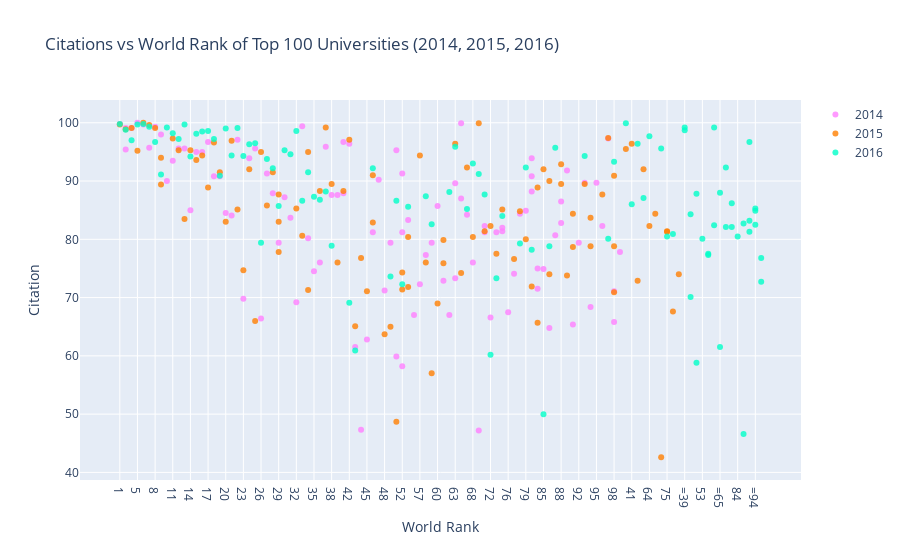

Write notebook code for a chart like this one.
### Code cell
# prepare data frames
df2014 = timesData[timesData.year == 2014].iloc[:100,:]
df2015 = timesData[timesData.year == 2015].iloc[:100,:]
df2016 = timesData[timesData.year == 2016].iloc[:100,:]
# import graph objects as "go"
import plotly.graph_objs as go
# creating trace1
trace1 =go.Scatter(
                    x = df2014.world_rank,
                    y = df2014.citations,
                    mode = "markers",
                    name = "2014",
                    marker = dict(color = 'rgba(255, 128, 255, 0.8)'),
                    text= df2014.university_name)
# creating trace2
trace2 =go.Scatter(
                    x = df2015.world_rank,
                    y = df2015.citations,
                    mode = "markers",
                    name = "2015",
                    marker = dict(color = 'rgba(255, 128, 2, 0.8)'),
                    text= df2015.university_name)
# creating trace3
trace3 =go.Scatter(
                    x = df2016.world_rank,
                    y = df2016.citations,
                    mode = "markers",
                    name = "2016",
                    marker = dict(color = 'rgba(0, 255, 200, 0.8)'),
                    text= df2016.university_name)
data = [trace1, trace2, trace3]
layout = dict(title = 'Citations vs World Rank of Top 100 Universities (2014, 2015, 2016)',
              xaxis= dict(title= 'World Rank',ticklen= 5,zeroline= False),
              yaxis= dict(title= 'Citation',ticklen= 5,zeroline= False)
             )
fig = dict(data = data, layout = layout)
iplot(fig)

### Figure 1 — Plotly figure (JSON) as saved in the notebook; plotly's stock layout.template omitted (floating-point values rounded to 4 significant figures)
{"data": [{"marker": {"color": "rgba(255, 128, 255, 0.8)"}, "mode": "markers", "name": "2014", "text": ["California Institute of Technology", "Harvard University", "University of Oxford", "Stanford University", "Massachusetts Institute of Technology", "Princeton University", "University of Cambridge", "University of California, Berkeley", "University of Chicago", "Imperial College London", "Yale University", "University of California, Los Angeles", "Columbia University", "ETH Zurich – Swiss Federal Institute of Technology Zurich", "Johns Hopkins University", "University of Pennsylvania", "Duke University", "University of Michigan", "Cornell University", "University of Toronto", "University College London", "Northwestern University", "University of Tokyo", "Carnegie Mellon University", "University of Washington", "National University of Singapore", "University of Texas at Austin", "Georgia Institute of Technology", "University of Illinois at Urbana-Champaign", "University of Wisconsin-Madison", "University of British Columbia", "London School of Economics and Political Science", "University of California, Santa Barbara", "University of Melbourne", "McGill University", "Karolinska Institute", "École Polytechnique Fédérale de Lausanne", "King’s College London", "University of Edinburgh", "New York University", "University of California, San Diego", "Washington University in St Louis", "University of Hong Kong", "Seoul National University", "Peking University", "University of Minnesota", "University of North Carolina at Chapel Hill", "Australian National University", "Pennsylvania State University", "Boston University", "Tsinghua University", "Brown University", "Kyoto University", "University of California, Davis", "LMU Munich", "Korea Advanced Institute of Science and Technology (KAIST)", "Hong Kong University of Science and Technology", "University of Manchester", "Ohio State University", "Pohang University of Science and Technology", "KU Leuven", "Purdue University", "The University of Queensland", "University of Göttingen", "Rice University", "École Normale Supérieure", "Leiden University", "Heidelberg University", "Delft University of Technology", "University of Southern California", "École Polytechnique", "University of Sydney", "Erasmus University Rotterdam", "University of Basel", "Utrecht University", "Nanyang Technological University", "Wageningen University and Research Center", "University of Pittsburgh", "University of Bristol", "Durham University", "Emory University", "Tufts University", "Michigan State University", "University of Amsterdam", "Ghent University", "Free University of Berlin", "Technical University of Munich", "Case Western Reserve University", "Vanderbilt University", "University of Notre Dame", "Monash University", "McMaster University", "University of California, Irvine", "Humboldt University of Berlin", "University of Rochester", "Pierre and Marie Curie University", "University of Colorado Boulder", "Maastricht University", "University of Groningen", "University of Helsinki"], "x": ["1", "2", "2", "4", "5", "6", "7", "8", "9", "10", "11", "12", "13", "14", "15", "16", "17", "18", "19", "20", "21", "22", "23", "24", "25", "26", "27", "28", "29", "30", "31", "32", "33", "34", "35", "36", "37", "38", "39", "40", "40", "42", "43", "44", "45", "46", "47", "48", "49", "50", "50", "52", "52", "52", "55", "56", "57", "58", "59", "60", "61", "62", "63", "63", "65", "65", "67", "68", "69", "70", "70", "72", "73", "74", "74", "76", "77", "78", "79", "80", "80", "80", "83", "83", "85", "86", "87", "88", "88", "90", "91", "92", "93", "94", "95", "96", "97", "98", "98", "100"], "y": [99.8, 99.1, 95.4, 99.1, 100, 99.7, 95.7, 99.3, 98, 90, 93.5, 95.6, 95.6, 85, 95, 95, 96.7, 90.8, 90.8, 84.5, 84.1, 97.1, 69.8, 93.9, 95.6, 66.4, 91.3, 87.9, 79.4, 87.2, 83.7, 69.2, 99.4, 80.2, 74.5, 76, 95.9, 87.6, 87.6, 87.9, 96.7, 96.4, 61.5, 47.3, 62.8, 81.2, 90.2, 71.2, 79.4, 95.3, 59.9, 91.3, 58.2, 81.2, 83.3, 67, 72.3, 77.3, 79.4, 85.7, 72.9, 67, 73.3, 89.6, 99.9, 87, 84.2, 76, 47.2, 81.2, 82.3, 66.6, 81.2, 81.4, 82, 67.5, 74.1, 84.4, 84.9, 88.2, 90.8, 93.9, 71.5, 75, 74.9, 64.8, 80.7, 82.8, 86.5, 91.8, 65.4, 79.4, 89.7, 68.4, 89.7, 82.3, 97.3, 65.8, 71.1, 77.8], "type": "scatter"}, {"marker": {"color": "rgba(255, 128, 2, 0.8)"}, "mode": "markers", "name": "2015", "text": ["California Institute of Technology", "Harvard University", "University of Oxford", "Stanford University", "University of Cambridge", "Massachusetts Institute of Technology", "Princeton University", "University of California, Berkeley", "Imperial College London", "Yale University", "University of Chicago", "University of California, Los Angeles", "ETH Zurich – Swiss Federal Institute of Technology Zurich", "Columbia University", "Johns Hopkins University", "University of Pennsylvania", "University of Michigan", "Duke University", "Cornell University", "University of Toronto", "Northwestern University", "University College London", "University of Tokyo", "Carnegie Mellon University", "National University of Singapore", "University of Washington", "Georgia Institute of Technology", "University of Texas at Austin", "LMU Munich", "University of Illinois at Urbana-Champaign", "University of Wisconsin-Madison", "University of British Columbia", "University of Melbourne", "London School of Economics and Political Science", "École Polytechnique Fédérale de Lausanne", "University of Edinburgh", "University of California, Santa Barbara", "New York University", "McGill University", "King’s College London", "University of California, San Diego", "Washington University in St Louis", "University of Hong Kong", "Karolinska Institute", "Australian National University", "University of Minnesota", "University of North Carolina at Chapel Hill", "Peking University", "Tsinghua University", "Seoul National University", "Hong Kong University of Science and Technology", "Korea Advanced Institute of Science and Technology (KAIST)", "University of Manchester", "Brown University", "KU Leuven", "University of California, Davis", "Boston University", "Pennsylvania State University", "Kyoto University", "University of Sydney", "Nanyang Technological University", "École Polytechnique", "Scuola Normale Superiore di Pisa", "Leiden University", "The University of Queensland", "Pohang University of Science and Technology", "University of Göttingen", "Ohio State University", "Rice University", "Heidelberg University", "Delft University of Technology", "Erasmus University Rotterdam", "Wageningen University and Research Center", "University of Bristol", "University of Basel", "University of Southern California", "University of Amsterdam", "École Normale Supérieure", "Utrecht University", "Humboldt University of Berlin", "Free University of Berlin", "Michigan State University", "Durham University", "Monash University", "Middle East Technical University", "University of Arizona", "University of Notre Dame", "Tufts University", "University of California, Irvine", "Ghent University", "University of Massachusetts", "University of Pittsburgh", "Emory University", "McMaster University", "University of Glasgow", "Vanderbilt University", "University of Colorado Boulder", "Stockholm University", "Technical University of Munich", "Uppsala University"], "x": ["1", "2", "3", "4", "5", "6", "7", "8", "9", "9", "11", "12", "13", "14", "15", "16", "17", "18", "19", "20", "21", "22", "23", "24", "25", "26", "27", "28", "29", "29", "29", "32", "33", "34", "34", "36", "37", "38", "39", "40", "41", "42", "43", "44", "45", "46", "46", "48", "49", "50", "51", "52", "52", "54", "55", "55", "57", "58", "59", "60", "61", "61", "63", "64", "65", "66", "67", "68", "69", "70", "71", "72", "73", "74", "75", "75", "77", "78", "79", "80", "81", "82", "83", "83", "85", "86", "86", "88", "88", "90", "91", "91", "93", "94", "94", "96", "97", "98", "98", "98"], "y": [99.7, 98.9, 95.5, 99.1, 95.2, 100, 99.6, 99.1, 89.4, 94, 97.3, 95.3, 83.5, 95.3, 93.6, 94.4, 88.9, 96.6, 91.5, 83, 96.9, 85.1, 74.7, 92, 66, 95, 85.8, 91.5, 83, 77.8, 87.7, 85.3, 80.6, 71.3, 95, 88.3, 99.2, 89.5, 76, 88.3, 96.4, 97.1, 65.1, 76.8, 71.1, 82.9, 91, 63.7, 65, 48.7, 72.9, 71.4, 74.3, 92, 71.8, 80.4, 94.4, 76, 57, 69, 75.9, 79.9, 96.4, 82.3, 74.2, 84.4, 92.3, 80.4, 99.9, 81.4, 42.6, 82.3, 77.5, 85.1, 81.4, 81.3, 76.6, 84.8, 80, 71.9, 67.6, 74, 88.9, 65.7, 92, 74, 90, 92.9, 89.5, 73.8, 78.7, 84.4, 89.5, 78.8, 83.7, 87.7, 97.4, 90.9, 78.8, 70.9], "type": "scatter"}, {"marker": {"color": "rgba(0, 255, 200, 0.8)"}, "mode": "markers", "name": "2016", "text": ["California Institute of Technology", "University of Oxford", "Stanford University", "University of Cambridge", "Massachusetts Institute of Technology", "Harvard University", "Princeton University", "Imperial College London", "ETH Zurich – Swiss Federal Institute of Technology Zurich", "University of Chicago", "Johns Hopkins University", "Yale University", "University of California, Berkeley", "University College London", "Columbia University", "University of California, Los Angeles", "University of Pennsylvania", "Cornell University", "University of Toronto", "Duke University", "University of Michigan", "Carnegie Mellon University", "London School of Economics and Political Science", "University of Edinburgh", "Northwestern University", "National University of Singapore", "King’s College London", "Karolinska Institute", "LMU Munich", "New York University", "École Polytechnique Fédérale de Lausanne", "University of Washington", "University of Melbourne", "University of British Columbia", "KU Leuven", "University of Illinois at Urbana-Champaign", "Heidelberg University", "McGill University", "University of California, San Diego", "University of California, Santa Barbara", "Georgia Institute of Technology", "Peking University", "University of Tokyo", "University of California, Davis", "University of Hong Kong", "University of Texas at Austin", "Tsinghua University", "Wageningen University and Research Center", "Humboldt University of Berlin", "University of Wisconsin-Madison", "Brown University", "Australian National University", "Technical University of Munich", "École Normale Supérieure", "Nanyang Technological University", "University of Manchester", "University of Sydney", "University of Amsterdam", "Hong Kong University of Science and Technology", "The University of Queensland", "Washington University in St Louis", "Utrecht University", "University of North Carolina at Chapel Hill", "Boston University", "Delft University of Technology", "University of Minnesota", "Leiden University", "University of Southern California", "University of Bristol", "Durham University", "Erasmus University Rotterdam", "Free University of Berlin", "Monash University", "University of Groningen", "Pennsylvania State University", "University of Glasgow", "University of Helsinki", "University of Tübingen", "University of Pittsburgh", "University of Warwick", "Uppsala University", "University of Copenhagen", "University of New South Wales", "University of Freiburg", "Seoul National University", "University of St Andrews", "Vanderbilt University", "Kyoto University", "Maastricht University", "Emory University", "Lund University", "Ohio State University", "University of Exeter", "University of Bonn", "Georgetown University", "McMaster University", "University of Sheffield", "Queen Mary University of London", "University of Göttingen", "Michigan State University"], "x": ["1", "2", "3", "4", "5", "6", "7", "8", "9", "10", "11", "12", "13", "14", "15", "16", "17", "18", "19", "20", "21", "22", "23", "24", "25", "26", "27", "28", "29", "30", "31", "32", "33", "34", "35", "36", "37", "38", "=39", "=39", "41", "42", "43", "=44", "=44", "46", "=47", "=47", "49", "50", "51", "52", "53", "54", "55", "=56", "=56", "58", "59", "=60", "=60", "62", "63", "64", "=65", "=65", "67", "68", "69", "70", "71", "72", "73", "74", "75", "=76", "=76", "78", "79", "80", "81", "=82", "=82", "84", "85", "86", "87", "=88", "=88", "=90", "=90", "=90", "93", "=94", "=94", "=94", "97", "98", "=99", "=99"], "y": [99.8, 98.8, 99.9, 97, 99.7, 99.8, 99.3, 96.7, 91.1, 99.2, 98.2, 97.2, 99.7, 94.2, 98.1, 98.5, 98.6, 97.2, 90.9, 99, 94.4, 99.1, 94.3, 96.3, 96.5, 79.4, 93.8, 92.2, 85.7, 95.3, 94.6, 98.6, 86.6, 91.5, 87.3, 86.8, 88.2, 78.9, 98.7, 99.2, 86, 69.1, 60.9, 84.3, 70.1, 92.2, 58.8, 87.8, 73.6, 86.6, 96.4, 72.3, 80.1, 87.1, 85.6, 77.3, 77.5, 87.4, 82.6, 82.4, 99.2, 88.1, 95.9, 97.7, 61.5, 88, 85.2, 93, 91.2, 87.7, 95.6, 60.2, 73.3, 84, 80.5, 92.3, 82.1, 79.3, 92.3, 78.2, 80.9, 86.2, 82.1, 80.5, 50, 78.8, 95.7, 46.6, 82.7, 96.7, 81.3, 83.2, 94.3, 85.3, 82.5, 84.9, 80.1, 93.3, 72.7, 76.8], "type": "scatter"}], "layout": {"title": {"text": "Citations vs World Rank of Top 100 Universities (2014, 2015, 2016)"}, "xaxis": {"ticklen": 5, "title": {"text": "World Rank"}, "zeroline": false, "type": "category", "range": [-6.442, 115.4], "autorange": true}, "yaxis": {"ticklen": 5, "title": {"text": "Citation"}, "zeroline": false, "type": "linear", "range": [38.4, 104.2], "autorange": true}, "autosize": true}}
